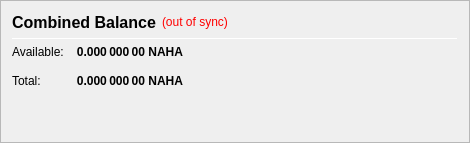
                   <widget class="QFrame" name="frame_CombinedBalances">
                    <property name="minimumSize">
                     <size>
                      <width>470</width>
                      <height>0</height>
                     </size>
                    </property>
                    <property name="frameShape">
                     <enum>QFrame::StyledPanel</enum>
                    </property>
                    <property name="frameShadow">
                     <enum>QFrame::Raised</enum>
                    </property>
                    <layout class="QVBoxLayout" name="verticalLayout_5">
                     <item>
                      <layout class="QHBoxLayout" name="horizontalLayout_5" stretch="0">
                       <item>
                        <widget class="QLabel" name="label_5z">
                         <property name="minimumSize">
                          <size>
                           <width>0</width>
                           <height>20</height>
                          </size>
                         </property>
                         <property name="font">
                          <font>
                           <pointsize>12</pointsize>
                           <weight>75</weight>
                           <bold>true</bold>
                          </font>
                         </property>
                         <property name="toolTip">
                          <string>Combined Balance (including unconfirmed and immature coins)</string>
                         </property>
                         <property name="text">
                          <string>Combined Balance</string>
                         </property>
                        </widget>
                       </item>
                       <item>
                        <widget class="QLabel" name="labelWalletStatus">
                         <property name="cursor">
                          <cursorShape>WhatsThisCursor</cursorShape>
                         </property>
                         <property name="toolTip">
                          <string>The displayed information may be out of date. Your wallet automatically synchronizes with the NachoHash network after a connection is established, but this process has not completed yet.</string>
                         </property>
                         <property name="styleSheet">
                          <string notr="true">QLabel { color: red; }</string>
                         </property>
                         <property name="text">
                          <string notr="true">(out of sync)</string>
                         </property>
                         <property name="alignment">
                          <set>Qt::AlignLeading|Qt::AlignLeft|Qt::AlignVCenter</set>
                         </property>
                        </widget>
                       </item>
                       <item>
                        <spacer name="horizontalSpacer_1">
                         <property name="orientation">
                          <enum>Qt::Horizontal</enum>
                         </property>
                         <property name="sizeHint" stdset="0">
                          <size>
                           <width>40</width>
                           <height>20</height>
                          </size>
                         </property>
                        </spacer>
                       </item>
                      </layout>
                     </item>
                     <item>
                      <widget class="Line" name="line_CombinedBalance">
                       <property name="minimumSize">
                        <size>
                         <width>0</width>
                         <height>1</height>
                        </size>
                       </property>
                       <property name="maximumSize">
                        <size>
                         <width>16777215</width>
                         <height>1</height>
                        </size>
                       </property>
                       <property name="orientation">
                        <enum>Qt::Horizontal</enum>
                       </property>
                      </widget>
                     </item>
                     <item>
                      <layout class="QGridLayout" name="gridLayout_3">
                       <property name="spacing">
                        <number>12</number>
                       </property>
                       <item row="1" column="0">
                        <widget class="QLabel" name="labelBalanceTextz">
                         <property name="text">
                          <string>Available:</string>
                         </property>
                        </widget>
                       </item>
                       <item row="1" column="1">
                        <widget class="QLabel" name="labelBalancez">
                         <property name="font">
                          <font>
                           <weight>75</weight>
                           <bold>true</bold>
                          </font>
                         </property>
                         <property name="cursor">
                          <cursorShape>IBeamCursor</cursorShape>
                         </property>
                         <property name="toolTip">
                          <string>Your current spendable balance</string>
                         </property>
                         <property name="text">
                          <string notr="true">0.000 000 00 NAHA</string>
                         </property>
                         <property name="alignment">
                          <set>Qt::AlignRight|Qt::AlignTrailing|Qt::AlignVCenter</set>
                         </property>
                         <property name="textInteractionFlags">
                          <set>Qt::LinksAccessibleByMouse|Qt::TextSelectableByKeyboard|Qt::TextSelectableByMouse</set>
                         </property>
                        </widget>
                       </item>
                       <item row="2" column="0">
                        <widget class="QLabel" name="labelTotalTextz">
                         <property name="text">
                          <string>Total:</string>
                         </property>
                        </widget>
                       </item>
                       <item row="2" column="1">
                        <widget class="QLabel" name="labelTotalz">
                         <property name="font">
                          <font>
                           <weight>75</weight>
                           <bold>true</bold>
                          </font>
                         </property>
                         <property name="cursor">
                          <cursorShape>IBeamCursor</cursorShape>
                         </property>
                         <property name="toolTip">
                          <string>Total Balance, including all unavailable coins.</string>
                         </property>
                         <property name="text">
                          <string notr="true">0.000 000 00 NAHA</string>
                         </property>
                         <property name="alignment">
                          <set>Qt::AlignRight|Qt::AlignTrailing|Qt::AlignVCenter</set>
                         </property>
                         <property name="textInteractionFlags">
                          <set>Qt::LinksAccessibleByMouse|Qt::TextSelectableByKeyboard|Qt::TextSelectableByMouse</set>
                         </property>
                        </widget>
                       </item>
                       <item row="2" column="3">
                        <spacer name="horizontalSpacer_2">
                         <property name="orientation">
                          <enum>Qt::Horizontal</enum>
                         </property>
                         <property name="sizeHint" stdset="0">
                          <size>
                           <width>40</width>
                           <height>20</height>
                          </size>
                         </property>
                        </spacer>
                       </item>
                      </layout>
                     </item>
                     <item>
                      <spacer name="verticalSpacer_1">
                       <property name="orientation">
                        <enum>Qt::Vertical</enum>
                       </property>
                       <property name="sizeHint" stdset="0">
                        <size>
                         <width>20</width>
                         <height>40</height>
                        </size>
                       </property>
                      </spacer>
                     </item>
                    </layout>
                   </widget>
